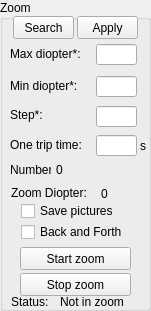
  <widget class="QGroupBox" name="groupBox_9">
   <property name="geometry">
    <rect>
     <x>1060</x>
     <y>400</y>
     <width>151</width>
     <height>311</height>
    </rect>
   </property>
   <property name="title">
    <string>Zoom</string>
   </property>
   <widget class="QLabel" name="label_14">
    <property name="geometry">
     <rect>
      <x>10</x>
      <y>46</y>
      <width>81</width>
      <height>16</height>
     </rect>
    </property>
    <property name="text">
     <string>Max diopter*:</string>
    </property>
   </widget>
   <widget class="QLabel" name="label_15">
    <property name="geometry">
     <rect>
      <x>10</x>
      <y>78</y>
      <width>81</width>
      <height>16</height>
     </rect>
    </property>
    <property name="text">
     <string>Min diopter*:</string>
    </property>
   </widget>
   <widget class="QLabel" name="label_16">
    <property name="geometry">
     <rect>
      <x>10</x>
      <y>107</y>
      <width>41</width>
      <height>16</height>
     </rect>
    </property>
    <property name="text">
     <string>Step*:</string>
    </property>
   </widget>
   <widget class="QLabel" name="label_17">
    <property name="geometry">
     <rect>
      <x>10</x>
      <y>137</y>
      <width>81</width>
      <height>16</height>
     </rect>
    </property>
    <property name="text">
     <string>One trip time:</string>
    </property>
   </widget>
   <widget class="QLineEdit" name="max_diopter_input">
    <property name="geometry">
     <rect>
      <x>96</x>
      <y>44</y>
      <width>41</width>
      <height>21</height>
     </rect>
    </property>
    <property name="text">
     <string/>
    </property>
   </widget>
   <widget class="QLineEdit" name="min_diopter_input">
    <property name="geometry">
     <rect>
      <x>96</x>
      <y>76</y>
      <width>41</width>
      <height>21</height>
     </rect>
    </property>
    <property name="text">
     <string/>
    </property>
   </widget>
   <widget class="QLineEdit" name="step_diopter_input">
    <property name="geometry">
     <rect>
      <x>96</x>
      <y>106</y>
      <width>41</width>
      <height>21</height>
     </rect>
    </property>
    <property name="text">
     <string/>
    </property>
   </widget>
   <widget class="QLineEdit" name="cycle_diopter_input">
    <property name="geometry">
     <rect>
      <x>96</x>
      <y>135</y>
      <width>41</width>
      <height>21</height>
     </rect>
    </property>
    <property name="text">
     <string/>
    </property>
   </widget>
   <widget class="QPushButton" name="btn_cycle_diopter">
    <property name="geometry">
     <rect>
      <x>20</x>
      <y>247</y>
      <width>111</width>
      <height>23</height>
     </rect>
    </property>
    <property name="text">
     <string>Start zoom</string>
    </property>
   </widget>
   <widget class="QLabel" name="label_23">
    <property name="geometry">
     <rect>
      <x>11</x>
      <y>185</y>
      <width>81</width>
      <height>16</height>
     </rect>
    </property>
    <property name="text">
     <string>Zoom Diopter:</string>
    </property>
   </widget>
   <widget class="QLabel" name="lb_diop_show_2">
    <property name="geometry">
     <rect>
      <x>101</x>
      <y>183</y>
      <width>41</width>
      <height>21</height>
     </rect>
    </property>
    <property name="text">
     <string>0</string>
    </property>
   </widget>
   <widget class="QCheckBox" name="btn_save_pic_zoom">
    <property name="geometry">
     <rect>
      <x>21</x>
      <y>203</y>
      <width>121</width>
      <height>16</height>
     </rect>
    </property>
    <property name="text">
     <string>Save pictures</string>
    </property>
   </widget>
   <widget class="QCheckBox" name="btn_save_pic_zoom_2">
    <property name="geometry">
     <rect>
      <x>21</x>
      <y>224</y>
      <width>121</width>
      <height>16</height>
     </rect>
    </property>
    <property name="text">
     <string>Back and Forth</string>
    </property>
   </widget>
   <widget class="QLabel" name="label_24">
    <property name="geometry">
     <rect>
      <x>11</x>
      <y>294</y>
      <width>41</width>
      <height>16</height>
     </rect>
    </property>
    <property name="text">
     <string>Status:</string>
    </property>
   </widget>
   <widget class="QLabel" name="lb_show_zoom">
    <property name="geometry">
     <rect>
      <x>60</x>
      <y>294</y>
      <width>91</width>
      <height>16</height>
     </rect>
    </property>
    <property name="text">
     <string>Not in zoom</string>
    </property>
   </widget>
   <widget class="QPushButton" name="btn_stop_cycle_diopter">
    <property name="geometry">
     <rect>
      <x>20</x>
      <y>273</y>
      <width>111</width>
      <height>23</height>
     </rect>
    </property>
    <property name="text">
     <string>Stop zoom</string>
    </property>
   </widget>
   <widget class="QLabel" name="label_30">
    <property name="geometry">
     <rect>
      <x>10</x>
      <y>162</y>
      <width>41</width>
      <height>16</height>
     </rect>
    </property>
    <property name="text">
     <string>Number:</string>
    </property>
   </widget>
   <widget class="QLabel" name="lb_pic_number_show">
    <property name="geometry">
     <rect>
      <x>56</x>
      <y>159</y>
      <width>51</width>
      <height>21</height>
     </rect>
    </property>
    <property name="text">
     <string>0</string>
    </property>
   </widget>
   <widget class="QLabel" name="label_31">
    <property name="geometry">
     <rect>
      <x>140</x>
      <y>138</y>
      <width>16</width>
      <height>16</height>
     </rect>
    </property>
    <property name="text">
     <string>s</string>
    </property>
   </widget>
   <widget class="QPushButton" name="btn_apply_diop">
    <property name="geometry">
     <rect>
      <x>77</x>
      <y>16</y>
      <width>61</width>
      <height>23</height>
     </rect>
    </property>
    <property name="text">
     <string>Apply</string>
    </property>
   </widget>
   <widget class="QPushButton" name="btn_autoSearch">
    <property name="geometry">
     <rect>
      <x>13</x>
      <y>16</y>
      <width>61</width>
      <height>23</height>
     </rect>
    </property>
    <property name="text">
     <string>Search</string>
    </property>
   </widget>
  </widget>
